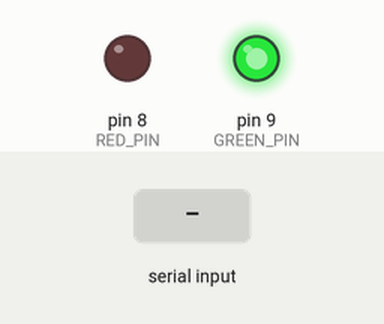
A sketch run on a simulated Arduino Uno, built with avr-gcc and run on an emulated ATmega328P. Parts: output pins drawn as LEDs (lit = HIGH). The test bench sets the inputs (shaded band).

Above: at 1.2 s.
1.3 s: "R" received over Serial
At 1.9 s:
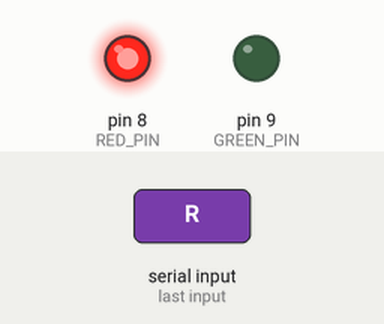
2.8 s: "G" received over Serial
At 3.1 s:
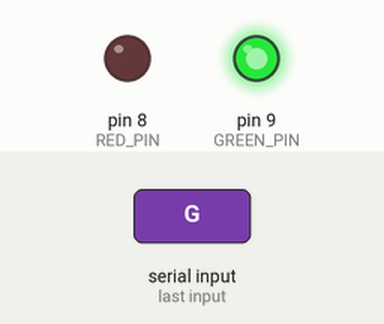
Timing chart, 0 to 5.8 s (numbered marks = the images above; inputs shaded):
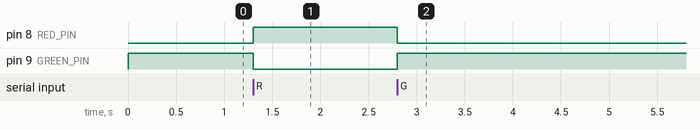

The sketch:

talk_ratio_led.ino
```cpp
const int RED_PIN = 8;
const int GREEN_PIN = 9;

void setup() {
  Serial.begin(9600);
  pinMode(RED_PIN, OUTPUT);
  pinMode(GREEN_PIN, OUTPUT);
  // 시작 시 초록불
  digitalWrite(GREEN_PIN, HIGH);
}

void loop() {
  if (Serial.available() > 0) {
    char c = Serial.read();
    if (c == 'R') {
      digitalWrite(RED_PIN, HIGH);
      digitalWrite(GREEN_PIN, LOW);
    } else if (c == 'G') {
      digitalWrite(RED_PIN, LOW);
      digitalWrite(GREEN_PIN, HIGH);
    }
  }
}
```

Measured:
- after the input at 1.3 s, pin 8 (RED_PIN): LOW → HIGH at once; pin 9 (GREEN_PIN): HIGH → LOW at once
- after the input at 2.8 s, pin 8 (RED_PIN): HIGH → LOW at once; pin 9 (GREEN_PIN): LOW → HIGH at once
